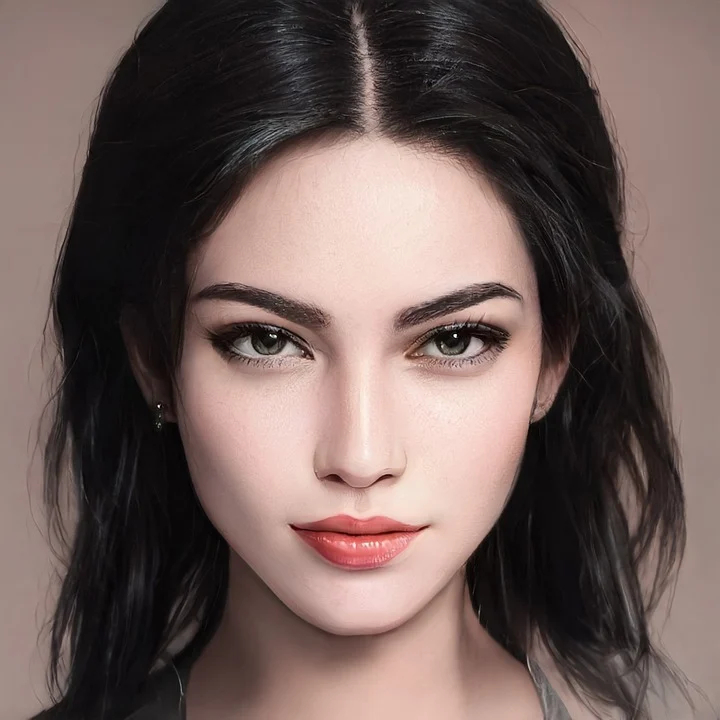
#> input picture face2.webp, 720 x 720 px
$ python image_processing.py
#> lines starting #> are read from the running program, lines starting #| are printed output that depends on the picture
# -*- coding: utf-8 -*-
"""image processing.ipynb

Automatically generated by Colab.

Original file is located at
    https://colab.research.google.com/drive/1_-bUJVXBya9KMPUT9aQdrtGWMLl0n45a
"""

import cv2
import numpy as np
from sklearn.cluster import KMeans
import matplotlib.pyplot as plt

def extract_colors(image_path, k=7, n_init=10):
    # Load image
#> called with image_path = 'face2.webp', k = 7, n_init = 10
    image = cv2.imread(image_path)
#> image is the input picture: shape (720, 720, 3); mean B, G, R 89.5, 93.5, 112
    image = cv2.cvtColor(image, cv2.COLOR_BGR2RGB)

    # Reshape image to be a list of pixels
    pixels = image.reshape((-1, 3))

    # Perform K-means clustering
    kmeans = KMeans(n_clusters=k, n_init=n_init)
    kmeans.fit(pixels)

    # Get the cluster centers (dominant colors)
    dominant_colors = kmeans.cluster_centers_.astype(int)

    return dominant_colors

def plot_colors(colors):
    # Plot the colors as a bar chart
    plt.figure(figsize=(8, 2))
    plt.bar(range(len(colors)), [1]*len(colors), color=[color/255.0 for color in colors])
    plt.axis('off')
    plt.title("Face Palettes")
    plt.show()
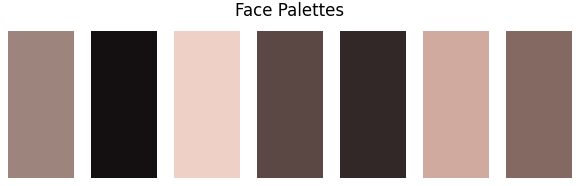
#> figure drawn by matplotlib, 1 panel

image_path = 'face2.webp'
dominant_colors = extract_colors(image_path, k=7, n_init=10)
plot_colors(dominant_colors)
